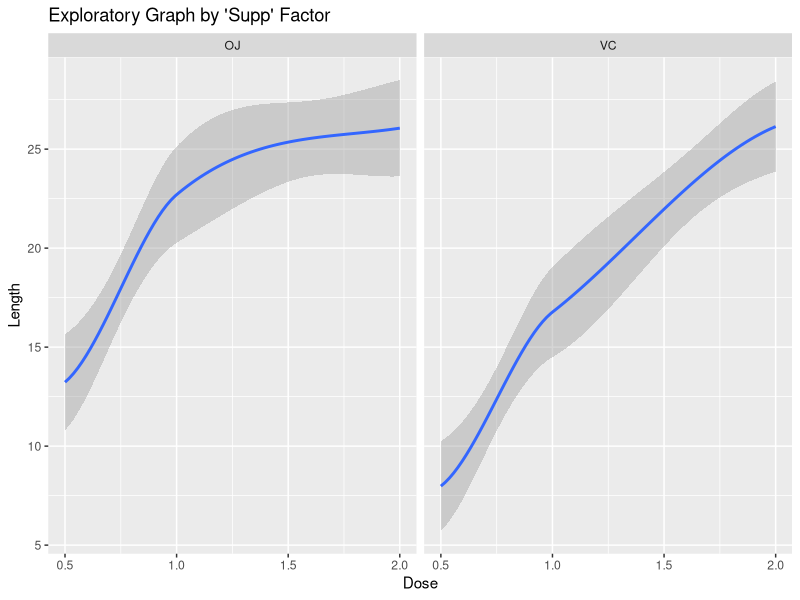
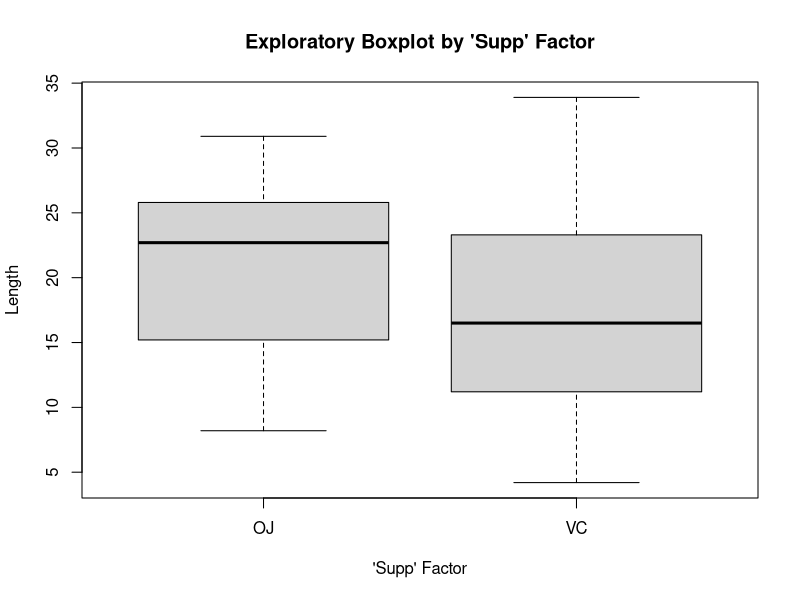

Generate these figures, in order, with R:
## ---- chunk 1
require(ggplot2) ## require ggplot2 package
TG <- ToothGrowth ## load ToothGrowth data to TG variable
## ---- chunk 2
str(TG) ## explore structure of data
head(TG) ## explore the struture of the data
qplot(dose, len, data = TG, geom = "smooth", method = "loess", facets=.~supp, main="Exploratory Graph by 'Supp' Factor", xlab = "Dose", ylab = "Length")  ## plot exploratory graph
boxplot(len~supp,data=TG, main="Exploratory Boxplot by 'Supp' Factor", xlab="'Supp' Factor", ylab="Length") ## plot exploratory boxplot
## ---- chunk 3
l1 <- TG$len[1:30]; l2 <- TG$len[31:60] ## create variables for OJ/VC factors
difference <- l2 - l1 ## create different variable between l2/l1
mnl <- mean(difference); sl <- sd(difference); n <- 30 ## create mean, standard deviation, and occurrence variables
t.test(difference) ## run t test by OJ/VC factors
